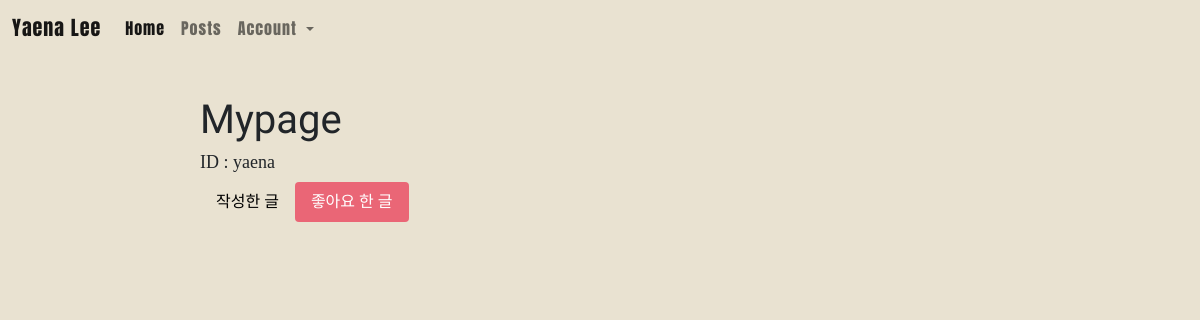
The page /users/mypage2/ (signed in) on the database as committed earlier.
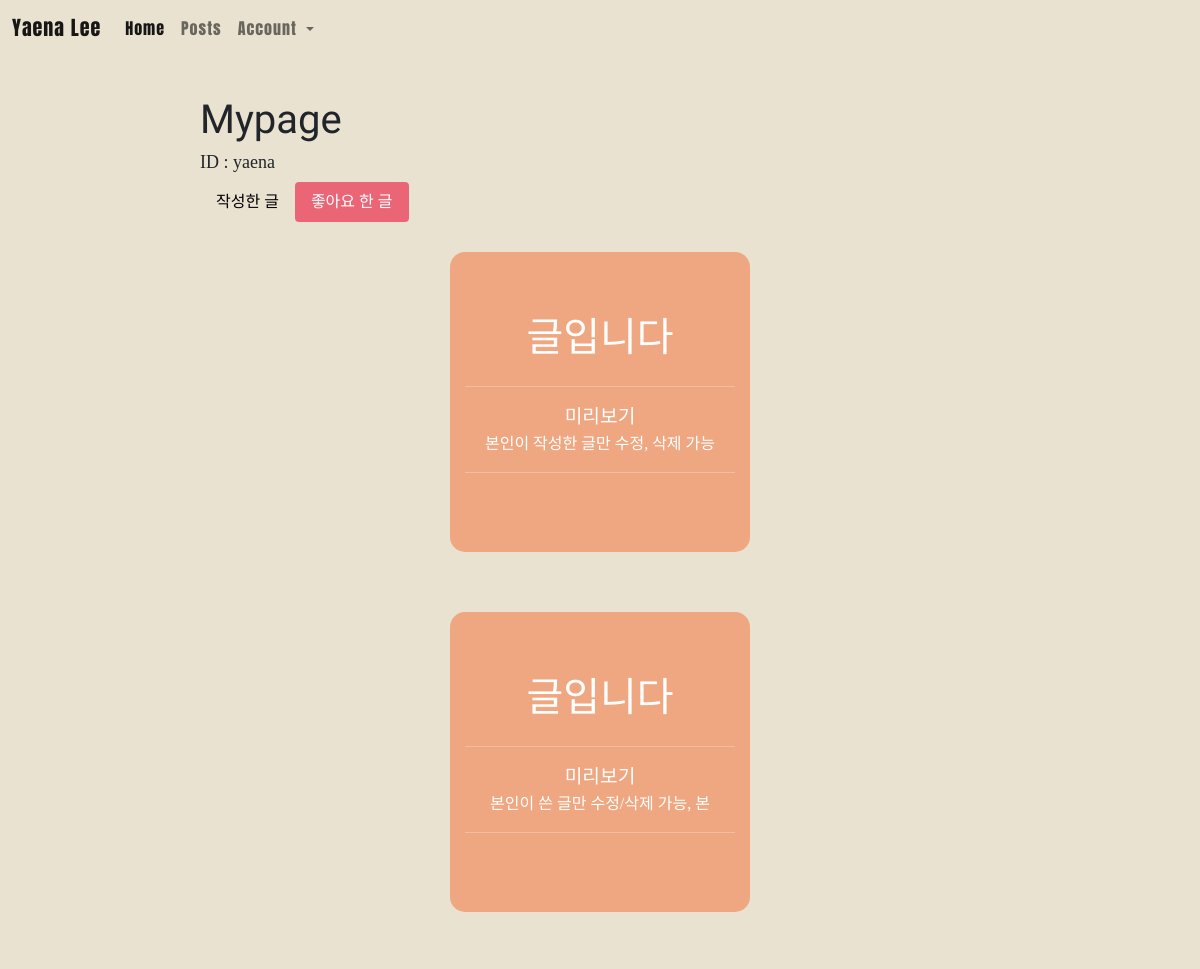
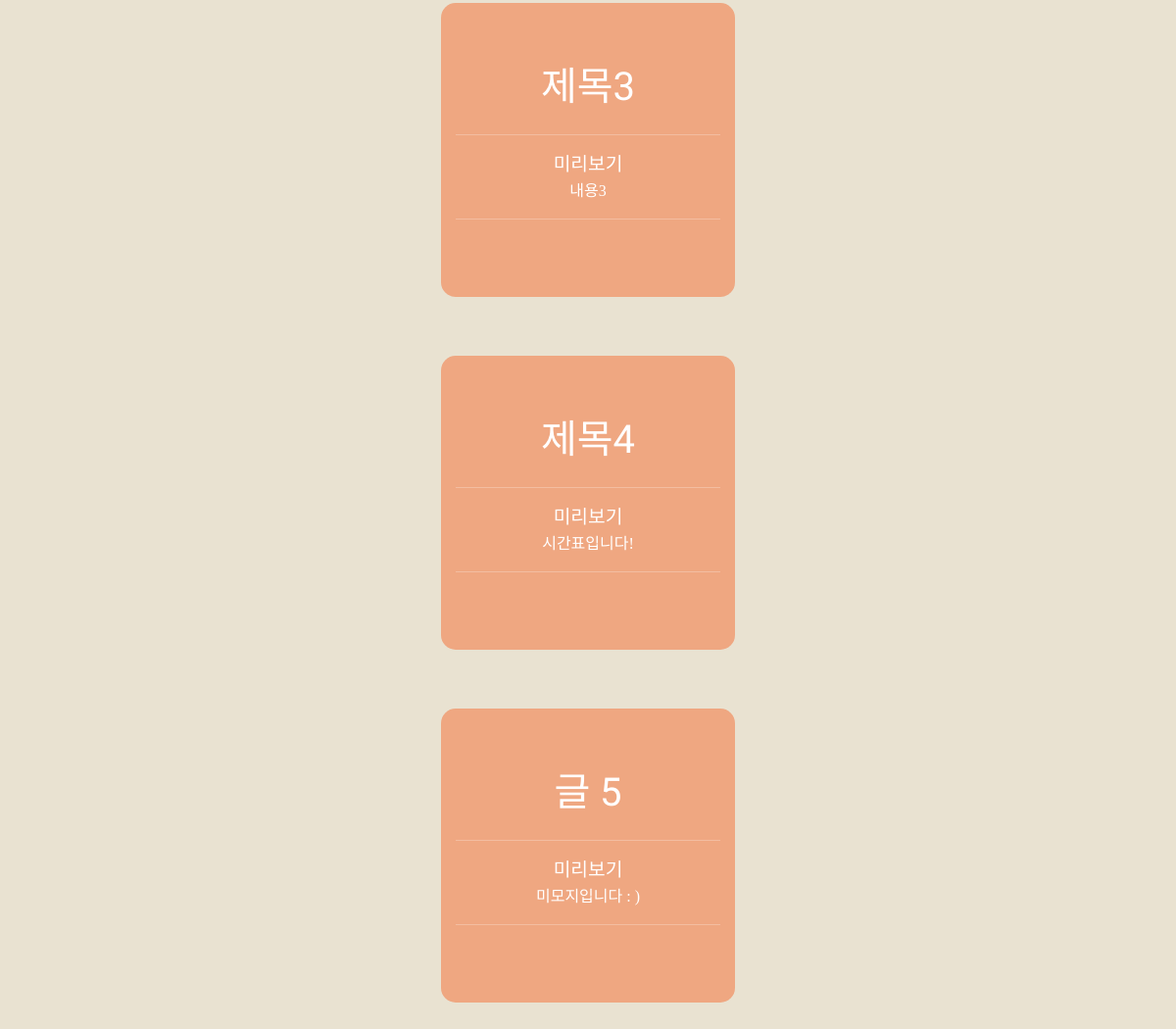
The same page on the database as committed later (2 pictures, top to bottom).
### main/models.py (models this page shows, shortened)
class Like(models.Model):
    user = models.ForeignKey(User, on_delete=models.CASCADE)
    post = models.ForeignKey(Post, on_delete=models.CASCADE)
    created_at = models.DateTimeField(auto_now_add=True)
    class Meta:
        unique_together =(('user', 'post'))

class Post(models.Model):
    title = models.CharField(max_length=200)
    writer = models.ForeignKey(User,on_delete=models.CASCADE)
    pub_date = models.DateTimeField()
    body = models.TextField()
    image = models.ImageField(upload_to = 'post/', blank = True, null = True)
    like_user_set = models.ManyToManyField(User, blank=True, related_name='likes_user_set',through='Like')
    dislike_user_set = models.ManyToManyField(User, blank=True, related_name='dislikes_user_set',through='Dislike')
    def summary(self):
        return self.body[:20]

### users/views.py (the view)
# urls.py: path('mypage2/',mypage2,name="mypage2"),
def mypage2(request):
    user = request.user
    like_list = Like.objects.filter(user=user)
    posts = Post.objects.filter(writer=user)
    return render(request,'users/mypage2.html',{'posts':posts, 'like_list':like_list})

### users/templates/users/mypage2.html (shortened to what this page needs)
{% extends 'base.html' %}
{% load static %}
{% block content %}
{% include 'shared/_navbar2.html' %}
<br><br><br><br>
<h1 style="margin-left: 200px;">Mypage</h1>
    <h4 style="margin-left: 200px;font-family: dream;font-size: 18px;">ID : {{user.username}}</h2>
        <ul class="nav nav-pills" style="margin-left: 200px; font-family: dream;">
            <li class="nav-item">
              <a class="nav-link" href="{% url 'users:mypage' %}" style="color:black">작성한 글</a>
            </li>
            <li class="nav-item">
              <a class="nav-link active" href="{% url 'users:mypage2'%}">좋아요 한 글</a>
            </li>
        </ul>
    <div  id = "post_container">
            {% for like in like_list %}
                <a href = "{% url 'main:detail' like.post.id %}" style="text-decoration: none;cursor:default">
                    <div id = "post_box" style="cursor:pointer; text-align: center;">
                        <h1>{{ like.post.title }}</h1>
                        <hr style="width: 90%;margin-left: auto;margin-right: auto;">
                        <p style="margin:0 ;font-size:larger;">미리보기</p>
                        <h7>{{like.post.summary}}</h7>
                        <hr style="width: 90%;margin-left: auto;margin-right: auto;">
                    </div>
                </a>
        {% endfor %}
    </div>
{% endblock %}

Rows that differ between the two databases and show on the page:
added Like: post "글입니다", post.summary "본인이 작성한 글만 수정, 삭제 가능"
added Like: post "글입니다", post.summary "본인이 쓴 글만 수정/삭제 가능, 본"
added Like: post "제목3", post.summary "내용3"
added Like: post "제목4", post.summary "시간표입니다!"
added Like: post "글 5", post.summary "미모지입니다 : )"
